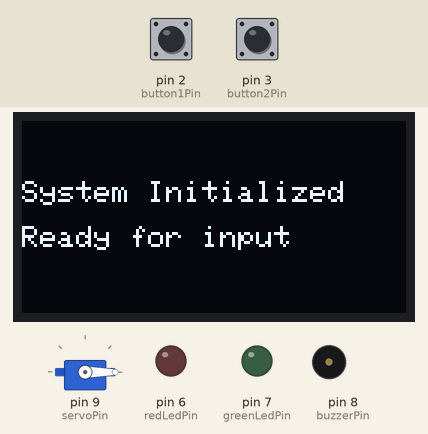
This sketch was run on a simulated Arduino Uno, built with avr-gcc and run on an emulated ATmega328P. Shown: servo, 128×64 one-colour display, output pins drawn as LEDs (lit = HIGH), buzzer (waves = sounding). The inputs (shaded band) are chosen by the test bench; at power-on: pin 2 (button1Pin) HIGH, pin 3 (button2Pin) HIGH.

Above: at 2.7 s.
2.8 s: pin 2 (button1Pin) pulled LOW for 0.15 s
At 3.4 s:
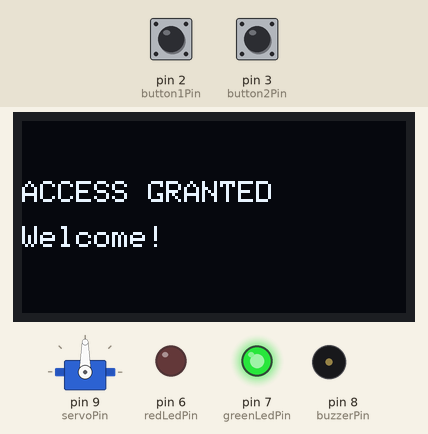
5.9 s: pin 3 (button2Pin) pulled LOW for 0.15 s
At 7.1 s:
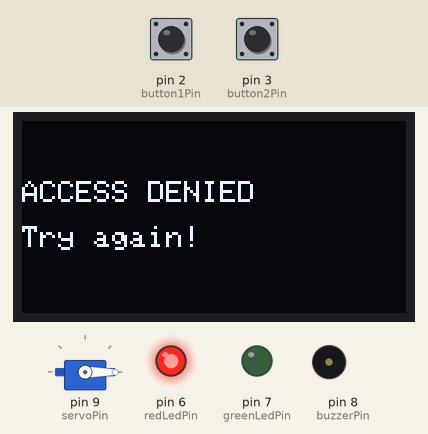
7.9 s: pin 3 (button2Pin) pulled LOW for 1 s
At 11.6 s:
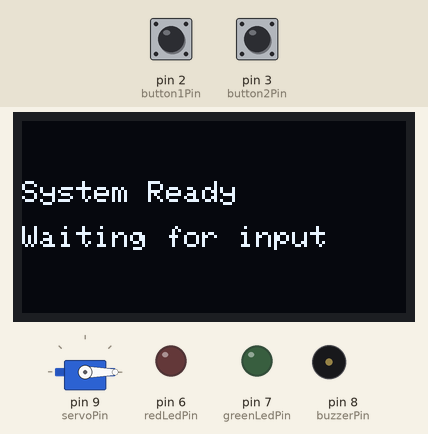
11.9 s: pin 3 (button2Pin) pulled LOW for 3.2 s
At 12.04 s:
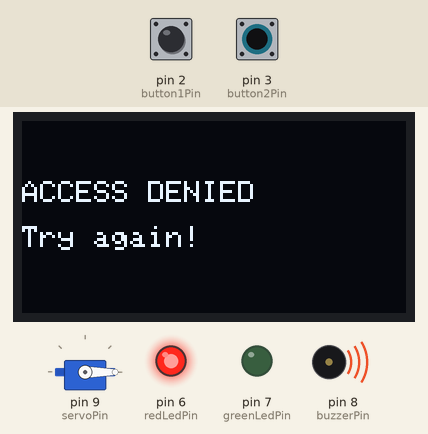
18.1 s: pin 2 (button1Pin) pulled LOW for 1 s
At 18.24 s:
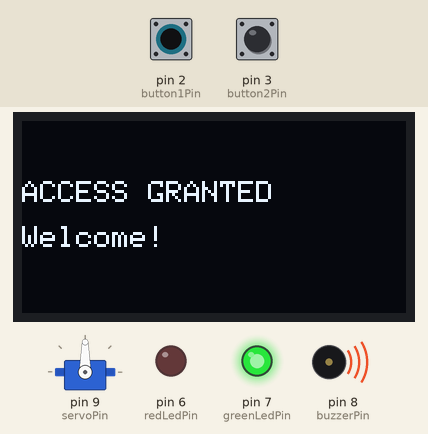
Timing chart, 0 to 22.6 s (numbered marks = the images above; inputs shaded):
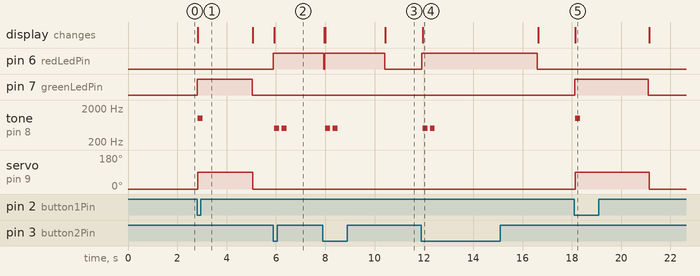

Measured:
- after the input at 2.8 s, pin 7 (greenLedPin): LOW → HIGH at once, → LOW 2.2 s later; tone on pin 8 (buzzerPin): silent → 1000 Hz at once, → silent 0.20 s later; servo on pin 9 (servoPin): 0° → 90° at once, → 0° 2.2 s later; the display: changes at once (image 1)
- after the input at 5.9 s, pin 6 (redLedPin): LOW → HIGH at once; tone on pin 8 (buzzerPin): alternates 500 Hz for 0.20 s and silent for 0.10 s, 4 changes in all, then stays silent, starting at once; the display: changes at once (image 2)
- after the input at 7.9 s, tone on pin 8 (buzzerPin): alternates 500 Hz for 0.20 s and silent for 0.10 s, 4 changes in all, then stays silent, starting after 0.11 s
- after the input at 11.9 s, pin 6 (redLedPin): LOW → HIGH at once, → LOW 4.7 s later; tone on pin 8 (buzzerPin): alternates 500 Hz for 0.20 s and silent for 0.10 s, 4 changes in all, then stays silent, starting after 0.05 s; the display: changes after 0.05 s (image 4)
- after the input at 18.1 s, pin 7 (greenLedPin): LOW → HIGH at once, → LOW 3.0 s later; tone on pin 8 (buzzerPin): silent → 1000 Hz at once, → silent 0.20 s later; servo on pin 9 (servoPin): 0° → 90° at once, → 0° 3.0 s later; the display: changes at once (image 5)

The sketch:

sketch.ino
```cpp
#include <Wire.h>
#include <Adafruit_GFX.h>
#include <Adafruit_SSD1306.h>
#include <Servo.h>

// OLED display settings
#define SCREEN_WIDTH 128
#define SCREEN_HEIGHT 64
#define OLED_RESET -1

Adafruit_SSD1306 display(
    SCREEN_WIDTH,
    SCREEN_HEIGHT,
    &Wire,
    OLED_RESET
);

// Servo motor
Servo myServo;

// Pin definitions
const int button1Pin = 2;
const int button2Pin = 3;
const int redLedPin = 6;
const int greenLedPin = 7;
const int buzzerPin = 8;
const int servoPin = 9;

// Function to display a message on OLED
void showMessage(const char *line1, const char *line2) {
    display.clearDisplay();
    display.setTextSize(1);
    display.setTextColor(SSD1306_WHITE);
    display.setCursor(0, 20);
    display.println(line1);
    display.setCursor(0, 35);
    display.println(line2);
    display.display();
}

void setup() {
    // Configure buttons
    pinMode(button1Pin, INPUT_PULLUP);
    pinMode(button2Pin, INPUT_PULLUP);

    // Configure outputs
    pinMode(redLedPin, OUTPUT);
    pinMode(greenLedPin, OUTPUT);
    pinMode(buzzerPin, OUTPUT);

    // Initialize outputs
    digitalWrite(redLedPin, LOW);
    digitalWrite(greenLedPin, LOW);
    digitalWrite(buzzerPin, LOW);

    // Initialize servo
    myServo.attach(servoPin);
    myServo.write(0);

    // Initialize OLED
    if (!display.begin(
            SSD1306_SWITCHCAPVCC,
            0x3C
        )) {
        for (;;) {
            // Stop if OLED initialization fails
        }
    }

    showMessage("System Initialized", "Ready for input");
    delay(1500);
}

void loop() {
    // Button 1: Access granted
    if (digitalRead(button1Pin) == LOW) {
        digitalWrite(greenLedPin, HIGH);
        digitalWrite(redLedPin, LOW);

        showMessage("ACCESS GRANTED", "Welcome!");

        myServo.write(90);

        tone(buzzerPin, 1000, 200);

        delay(200);

        // Wait until button is released
        while (digitalRead(button1Pin) == LOW) {
            delay(10);
        }

        delay(2000);

        // Return to locked state
        myServo.write(0);
        digitalWrite(greenLedPin, LOW);

        showMessage("System Ready", "Waiting for input");
    }

    // Button 2: Access denied
    if (digitalRead(button2Pin) == LOW) {
        digitalWrite(redLedPin, HIGH);
        digitalWrite(greenLedPin, LOW);

        showMessage("ACCESS DENIED", "Try again!");

        myServo.write(0);

        tone(buzzerPin, 500, 200);
        delay(300);
        tone(buzzerPin, 500, 200);

        delay(200);

        // Wait until button is released
        while (digitalRead(button2Pin) == LOW) {
            delay(10);
        }

        delay(1500);

        digitalWrite(redLedPin, LOW);

        showMessage("System Ready", "Waiting for input");
    }

    delay(20);
}
```
